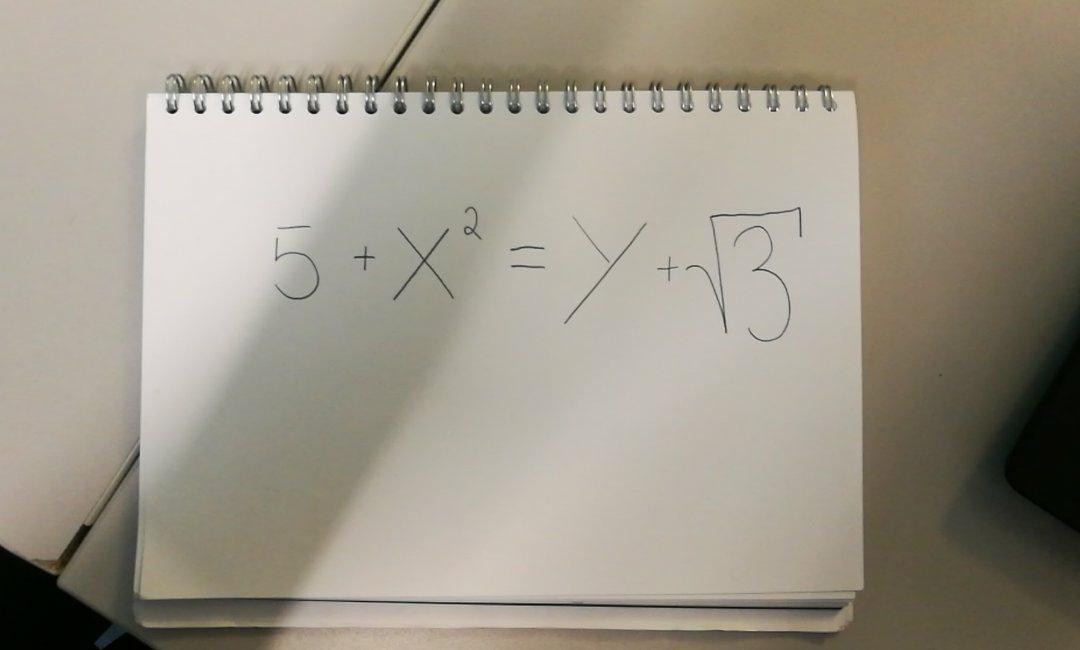
#> input picture OpenCV-test/pic2.jpg, 1080 x 650 px
$ python testProcess.py   (older library calls are emulated)
#> lines starting #> are read from the running program, lines starting #| are printed output that depends on the picture; after the words box and inside, x2 and y2 are one past the last pixel; in counts of white or black regions, pixels touching at a corner belong together
### OpenCV-test/split.py
import cv2
import numpy as np
import Character

#Takes one image and splits into individual components. Returns list of these images in binary.
def split(img):

	# threshold image
	ret, threshed_img = cv2.threshold(cv2.cvtColor(img, cv2.COLOR_BGR2GRAY), 160, 255, cv2.THRESH_BINARY_INV)

	# find contours and get the external one
	image, contours, hier = cv2.findContours(threshed_img, cv2.RETR_TREE,cv2.CHAIN_APPROX_SIMPLE)

	characters = []

	for c in contours:
		# get the bounding rect
		x, y, w, h = cv2.boundingRect(c)
		# split original image into new images containing each character
		if(h+w>25 and h+w<2000): #disregard tiny and huge components
			char = Character.Character(threshed_img[y:y+h,x:x+w], x, y, w, h)
			characters.append(char) #extract the relevant areas of the image
	return characters

### OpenCV-test/Character.py
import cv2
import numpy as np

class Character:

	symbol = None #The symbol the neural network has identified

	def __init__(self,image,xPos,yPos,width,height):
		self.image = image #Image matrix to input to Neural Network
		self.xPos = xPos #x position of top left corner of bounding box in image
		self.yPos = yPos #y position of top left corner of bounding box in image
		self.width = width #width of bounding box
		self.height = height #height of bounding box

	def show(self):
		cv2.imshow("Character", self.image)
		cv2.waitKey(0)
		cv2.destroyAllWindows()


### OpenCV-test/processCharacters.py
import numpy as np
import math
import Character

def charIntersectes(a, b):
	if(a.xPos+a.width/2 > b.xPos) and (a.xPos+a.width/2 < b.xPos+b.width):
		if(a.yPos+a.width/2 > b.yPos) and (a.yPos+a.width/2 < b.yPos+b.height):
			return True
	return False

def charsAbove(a, b):
	if (-a.xPos + b.xPos) < (a.width+b.width)/4 :
		#Over hverandre
		if(abs(a.yPos - b.yPos)) <= (a.width+b.width)/2:
			return True
	return False

def sortChars(chars):
	chars.sort(key=lambda x:x.xPos)
	return chars

def combine(a, b):
	xMax = max(a.xPos+a.width, b.xPos+b.width)
	xMin = min(a.xPos, b.xPos)
	yMax = max(a.yPos+a.height, b.yPos+b.height)
	yMin = min(a.yPos, b.yPos)

	char = np.zeros((yMax-yMin, xMax-xMin))

	char[a.yPos-yMin:a.yPos+a.height-yMin, a.xPos-xMin:a.xPos+a.width-xMin] = a.image
	char[b.yPos-yMin:b.yPos+b.height-yMin, b.xPos-xMin:b.xPos+b.width-xMin] = b.image

	return Character.Character(char, xMin, yMin, xMax-xMin, yMax-yMin)


def processCharacters(chars):
	i = 0
	chars = sortChars(chars)
	while i < len(chars)-1:
		shouldCombine = False
		if(charIntersectes(chars[i], chars[i+1]) or charIntersectes(chars[i+1], chars[i])):
			print("intersect")
			shouldCombine = True

		if(charsAbove(chars[i], chars[i+1])):
			print("above")
			shouldCombine = True

		if(shouldCombine):
			chars[i] = combine(chars[i], chars[i+1])
			chars.pop(i+1)
		else:
			i+=1
	return chars

### OpenCV-test/testProcess.py
import split
import processCharacters
import numpy as np
import cv2

image = cv2.imread('pic2.jpg')
#> image is the input picture: shape (650, 1080, 3); mean B, G, R 137.2, 151, 157.7

cv2.imshow('hello world',image)
cv2.waitKey(0)
chars = split.split(image)
#> in split, `ret, threshed_img = cv2.threshold(cv2.cvtColor(img, cv2.COLOR_BGR2GRAY..`:
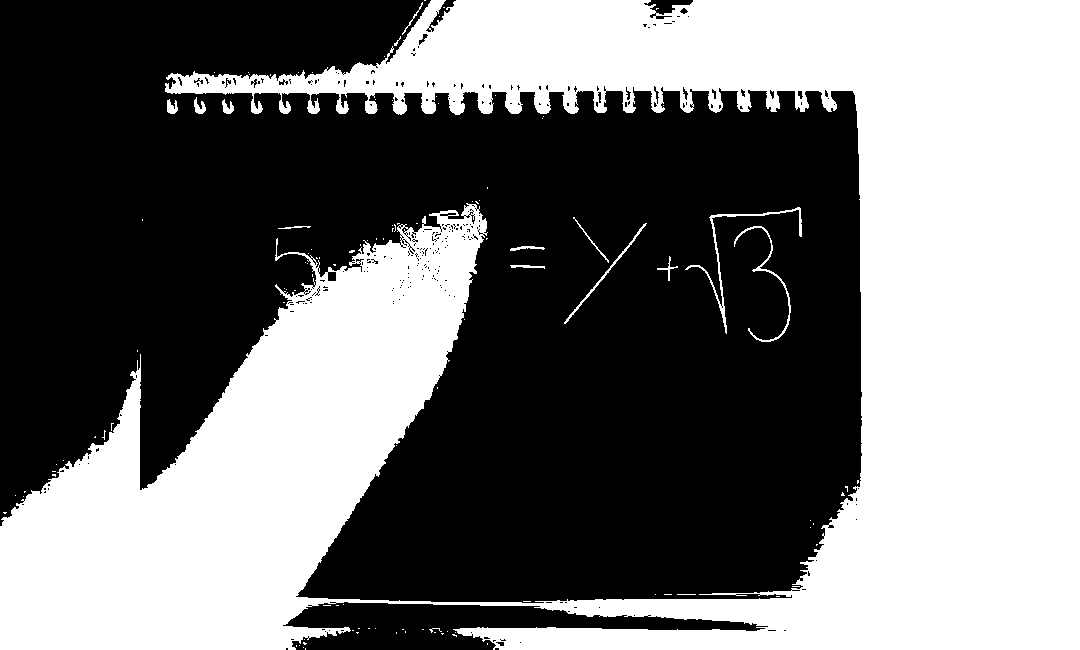
#> threshed_img: shape (650, 1080); 45.6% white; 114 white regions (99 under 20 px)
#> in split, `image, contours, hier = cv2.findContours(threshed_img, cv2.RETR_TREE,c..`: contours = 513 contours, 475 with area under 20; largest, box (x1, y1, x2, y2) and area: (0, 0, 1080, 650) 314984, (685, 207, 802, 334) 394, (734, 226, 791, 342) 254, (564, 223, 647, 324) 196, (327, 271, 337, 282) 88
#> the loop in split, `for c in contours:` made 513 passes
#> (x, y, w, h) on passes 2, 3, 6: (303, 647, 1, 1), (299, 645, 1, 1), (303, 642, 4, 3)
#> after the loop in split, `for c in contours:`: characters = 14 items
#> chars = 14 items

for img in chars:
	img.show()
#> this loop made 14 passes
#> pass 2, in show (call 2), `cv2.imshow("Character", self.image)`:
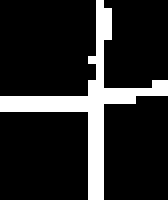
#> window 'Character': shape (25, 21) (shown 8 times larger); 15.4% white in thin lines or dots

chars = processCharacters.processCharacters(chars)
#> the loop in processCharacters, `while i < len(chars)-1:` made 13 passes
#| intersect
#| above
#| intersect
#| above
#| intersect
#| above
#| intersect
#| above
#| intersect
#| intersect
#> (further printed lines are left out)
#> after the loop in processCharacters, `while i < len(chars)-1:`: chars = 1 item; i = 0
#> chars = 1 item

for img in chars:
	img.show()
#> this loop made 1 pass
